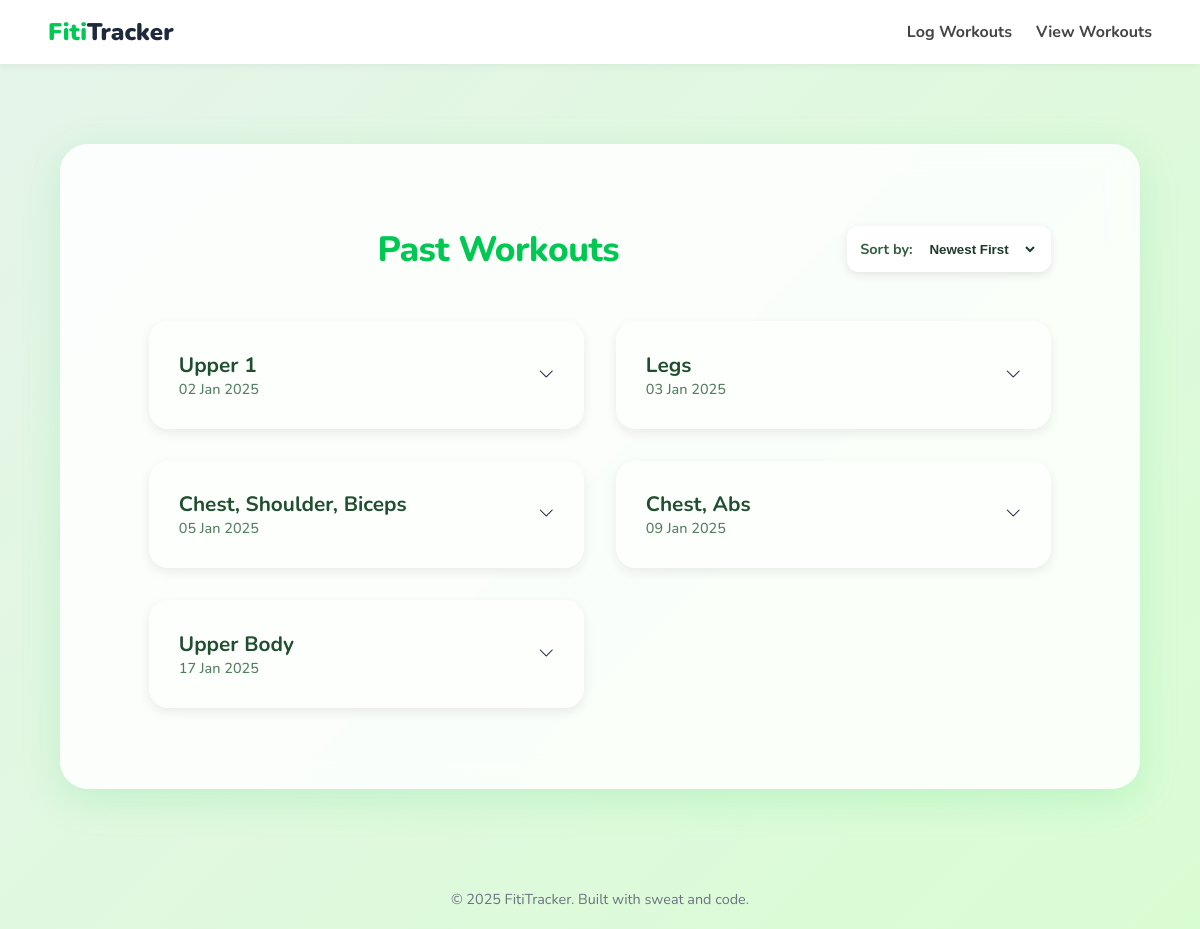
Before: /view_workouts/ with the older database file.
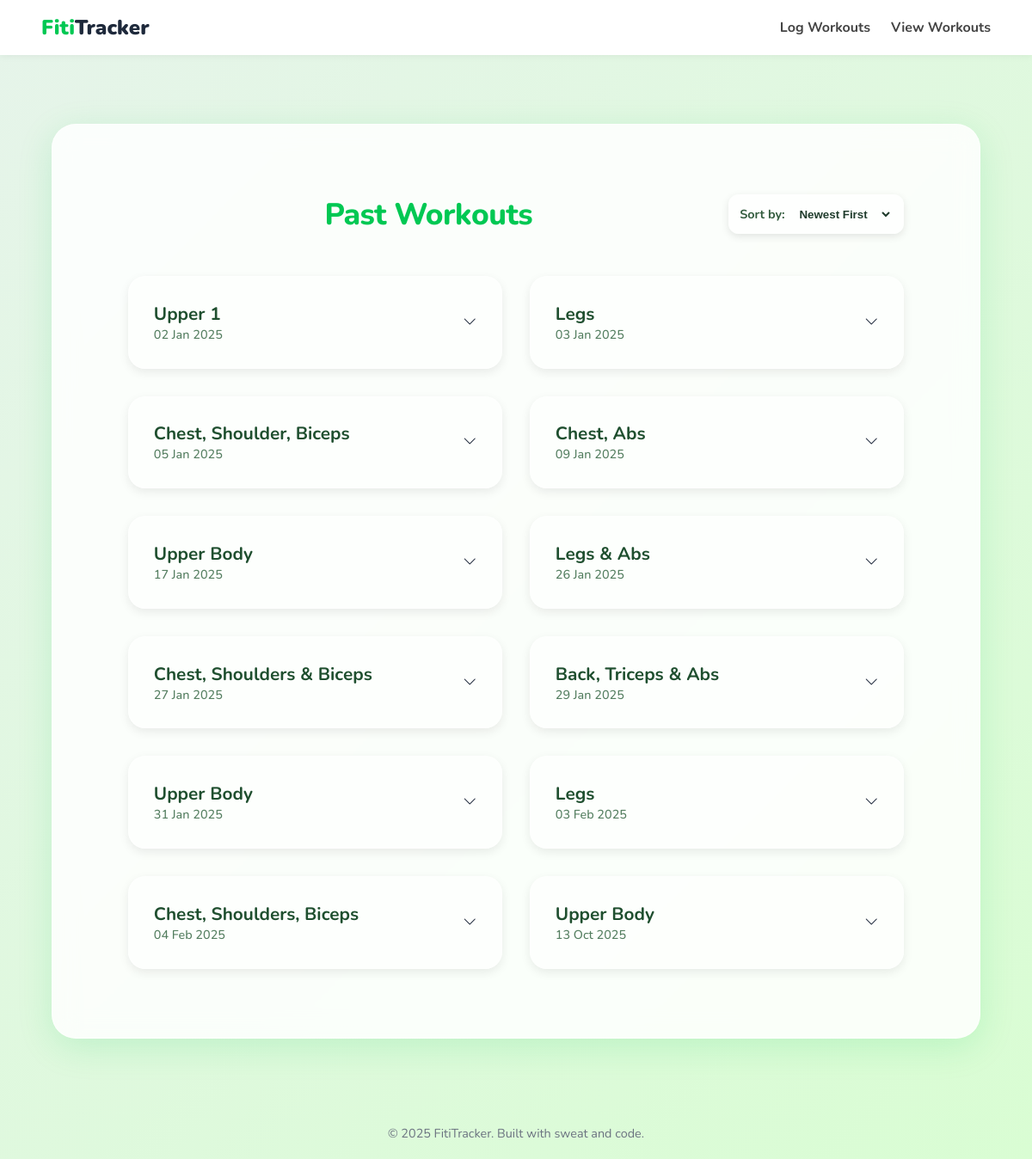
After: the same page with the newer database file.
### workouts/models.py (models this page shows, shortened)
class Workout(models.Model):
    date = models.ForeignKey(WorkoutDate, related_name='workouts', on_delete=models.CASCADE)
    name = models.CharField(max_length=255)

class WorkoutDate(models.Model):
    date = models.DateField(unique=True)

### workouts/views.py (the view)
# urls.py: path('view_workouts/', views.view, name='view'),
def view(request):
    workout_dates = WorkoutDate.objects.prefetch_related('workouts__exercises')
    return render(request, 'view_workouts.html', {'workout_dates': workout_dates})

### workouts/templates/view_workouts.html (shortened to what this page needs)
{% extends 'base.html' %}
{% load static %}
{% block styles %}
<link href="{% static 'css/view.css' %}" rel="stylesheet">
{% endblock %}
{% block content %}
<main class="container mt-5 view-container">
  <div class="header-row">
    <h2 class="page-title">Past Workouts</h2>
    <div class="sort-container">
      <label for="sortWorkouts">Sort by:</label>
      <select id="sortWorkouts">
        <option value="newest">Newest First</option>
      </select>
    </div>
  </div>
  <div class="workout-grid">
    {% for workout_date in workout_dates %}
      {% for workout in workout_date.workouts.all %}
        <div class="workout-card" data-date="{{ workout_date.date|date:'Y-m-d' }}" onclick="toggleDetails('details{{ workout.id }}')">
          <div class="workout-header">
            <div>
              <div class="workout-name">{{ workout.name }}</div>
              <div class="workout-date">{{ workout_date.date|date:"d M Y" }}</div>
            </div>
            <i class="bi bi-chevron-down"></i>
          </div>
        </div>
      {% endfor %}
    {% empty %}
      <p class="text-center text-muted">No workouts logged yet.</p>
    {% endfor %}
  </div>
</main>
{% endblock %}

### workouts/templates/base.html (shortened to what this page needs)
{% load static %}
<!DOCTYPE html>
<html lang="en">
<head>
    <link href="{% static 'css/base.css' %}" rel="stylesheet">
 <link rel="stylesheet" href="https://cdn.jsdelivr.net/npm/bootstrap-icons@1.11.1/font/bootstrap-icons.css">
    {% block styles %}{% endblock %}
</head>
<body>
    <header class="navbar">
        <a href="{% url 'home' %}" class="logo"><span>Fiti</span>Tracker</a>
        <nav class="nav-links">
            <a href="{% url 'log' %}" class="nav-link">Log Workouts</a>
            <a href="{% url 'view' %}" class="nav-link">View Workouts</a>
        </nav>
    </header>
    <main class="main-content">
        {% block content %}{% endblock %}
    </main>
    <footer class="footer">
        © 2025 FitiTracker. Built with sweat and code.
    </footer>
</body>
</html>

### static/css/base.css (style rules this page uses)
* { box-sizing: border-box; margin: 0; padding: 0; }
html { scroll-behavior: smooth; }
body { font-family: 'Nunito', sans-serif; background: linear-gradient(135deg, #E6F4EA, #D9FDD3); color: #1e293b; display: flex; flex-direction: column; min-height: 100vh; }
.navbar { background: #ffffff; box-shadow: 0 2px 8px rgba(0, 0, 0, 0.05); padding: 16px 48px; display: flex; justify-content: space-between; align-items: center; }
.logo { font-size: 1.5rem; font-weight: 900; text-decoration: none; color: #1e293b; }
.logo span { color: #00c853; }
.nav-links { display: flex; gap: 24px; }
.nav-link { text-decoration: none; color: #444; font-weight: 700; transition: color 0.3s ease; }
.footer { background: transparent; text-align: center; padding: 20px 0; margin-top: auto; font-size: 0.9rem; color: #6b7280; }

### static/css/view.css (style rules this page uses)
.view-container { backdrop-filter: blur(14px); background: rgba(255, 255, 255, 0.85); border-radius: 28px; box-shadow: 0 10px 40px rgba(0, 200, 83, 0.15); padding: 5rem 6%; margin: 5rem auto; width: 90%; max-width: 95vw; transition: box-shadow 0.3s ease; border: 1px solid rgba(255, 255, 255, 0.4); }
.header-row { display: flex; justify-content: space-between; align-items: center; margin-bottom: 3rem; flex-wrap: wrap; padding: 0 1rem; }
.page-title { font-size: 2.2rem; font-weight: 800; color: #00c853; text-align: center; flex: 1; letter-spacing: -0.5px; }
.sort-container { display: flex; align-items: center; background: rgba(255, 255, 255, 0.7); padding: 0.5rem 0.8rem; border-radius: 12px; box-shadow: 0 3px 10px rgba(0,0,0,0.1); }
.sort-container label { font-weight: 700; color: #345d3f; font-size: 0.9rem; }
.sort-container select { border: none; background: transparent; padding: 0.4rem 0.8rem; border-radius: 10px; font-weight: 600; color: #1f3b2c; outline: none; cursor: pointer; transition: all 0.2s ease; }
.workout-grid { display: grid; grid-template-columns: repeat(auto-fit, minmax(320px, 1fr)); gap: 2rem; padding: 0 1rem; }
.workout-card { background: rgba(255, 255, 255, 0.5); border-radius: 20px; padding: 1.8rem; box-shadow: 0 4px 12px rgba(0,0,0,0.08); cursor: pointer; transition: all 0.35s ease; border: 1px solid rgba(255, 255, 255, 0.4); position: relative; overflow: hidden; }
.workout-card::before { content: ""; position: absolute; top: 0; left: 0; width: 100%; height: 100%; background: linear-gradient(145deg, rgba(0, 200, 83, 0.13), transparent); opacity: 0; transition: opacity 0.4s ease; }
.workout-header { display: flex; justify-content: space-between; align-items: center; }
.workout-name { font-size: 1.3rem; font-weight: 700; color: #1f4f2f; text-transform: capitalize; }
.workout-date { font-size: 0.9rem; color: #547e60; font-weight: 500; }
.bi { transition: transform 0.3s ease; }

Changed rows visible on the page:
added WorkoutDate: date "26 Jan 2025"
added Workout: name "Legs & Abs"
added WorkoutDate: date "27 Jan 2025"
added Workout: name "Chest, Shoulders & Biceps"
added WorkoutDate: date "29 Jan 2025"
added Workout: name "Back, Triceps & Abs"
added WorkoutDate: date "31 Jan 2025"
added Workout: name "Upper Body"
added WorkoutDate: date "03 Feb 2025"
added Workout: name "Legs"
added WorkoutDate: date "04 Feb 2025"
added Workout: name "Chest, Shoulders, Biceps"
added WorkoutDate: date "13 Oct 2025"
added Workout: name "Upper Body"
